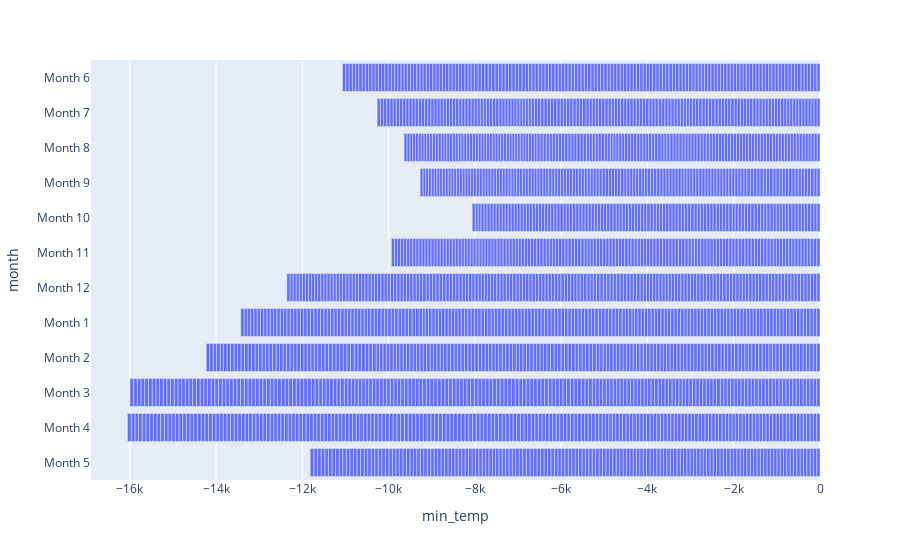

Notebook code for this chart:
### Code cell
# Plot a bar chart of the average min_temp by month
px.bar(new_df, x="min_temp", y="month")

### Figure 1 — Plotly figure (JSON) as saved in the notebook; plotly's stock layout.template omitted (floating-point values rounded to 4 significant figures; data arrays with more than 128 entries replaced by an {"elided": "..."} marker saying what was removed)
{"data": [{"alignmentgroup": "True", "hovertemplate": "min_temp=%{x}<br>month=%{y}<extra></extra>", "legendgroup": "", "marker": {"color": "#636efa", "pattern": {"shape": ""}}, "name": "", "offsetgroup": "", "orientation": "h", "showlegend": false, "textposition": "auto", "type": "bar", "x": {"elided": "1894 int values"}, "xaxis": "x", "y": {"elided": "1894 str values"}, "yaxis": "y"}], "layout": {"autosize": true, "barmode": "relative", "legend": {"tracegroupgap": 0}, "margin": {"t": 60}, "xaxis": {"anchor": "y", "autorange": true, "domain": [0, 1], "range": [-16900.0, 0], "title": {"text": "min_temp"}, "type": "linear"}, "yaxis": {"anchor": "x", "autorange": true, "domain": [0, 1], "range": [-0.5, 11.5], "title": {"text": "month"}, "type": "category"}}}
